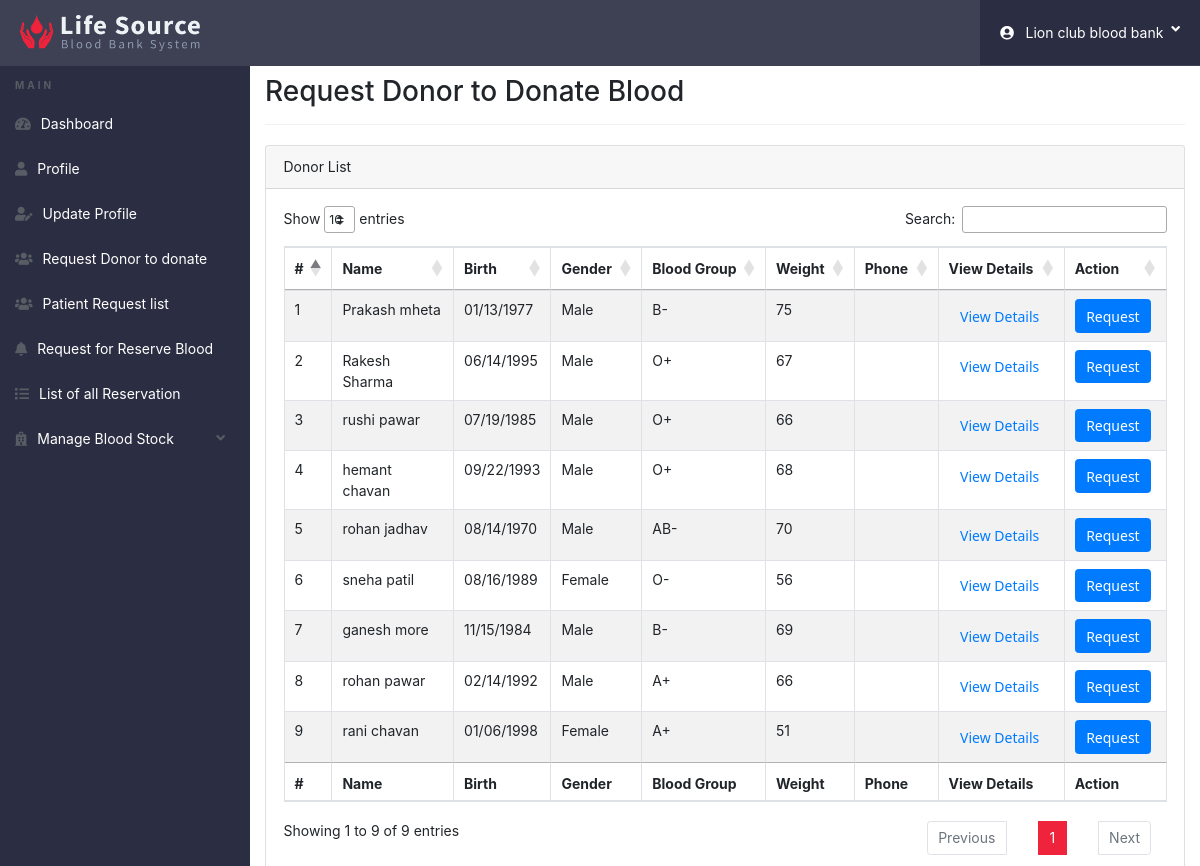
Screenshot of /bb_dashboard/request-donor.php (signed in) with the database file from the repository.
### tables this page shows
CREATE TABLE IF NOT EXISTS `register` (
  `ID` int(255) NOT NULL AUTO_INCREMENT,
  `name` varchar(255) NOT NULL,
  `password` varchar(255) NOT NULL,
  `email` varchar(255) NOT NULL,
  `birth` varchar(255) NOT NULL,
  `age` varchar(11) NOT NULL,
  `gender` varchar(6) NOT NULL,
  `bgroup` varchar(3) NOT NULL,
  `weight` int(11) NOT NULL,
  `phone` varchar(10) DEFAULT NULL,
  `mobile` varchar(10) NOT NULL,
  `address` varchar(255) NOT NULL,
  `State` varchar(255) NOT NULL,
  `city` varchar(255) NOT NULL,
  `donated_date` varchar(255) DEFAULT NULL,
  `date` timestamp NULL DEFAULT CURRENT_TIMESTAMP,
  `user` varchar(255) NOT NULL,
  `status` int(11) NOT NULL,
  PRIMARY KEY (`ID`)
);

### bb_dashboard/request-donor.php (the view, shortened to what this page needs)
<?php
if(strlen($_SESSION['bbname'] AND $_SESSION['bbid'])==0)
	{
header('location:../login.php');
}
else{
 ?>
<!doctype html>
<html lang="en">
<head>
	<link href="../css/all.css" rel="stylesheet">
	<link rel="stylesheet" href="css/bootstrap.min.css">
	<link rel="stylesheet" href="https://cdn.datatables.net/1.10.20/css/dataTables.bootstrap4.min.css">
  <link rel="stylesheet" href="https://cdn.datatables.net/1.10.20/css/jquery.dataTables.min.css">
	<link rel="stylesheet" href="https://cdnjs.cloudflare.com/ajax/libs/bootstrap-social/5.1.1/bootstrap-social.css">
	<link rel="stylesheet" href="https://cdnjs.cloudflare.com/ajax/libs/bootstrap-select/1.13.12/css/bootstrap-select.min.css">
	<link rel="stylesheet" href="https://cdnjs.cloudflare.com/ajax/libs/bootstrap-fileinput/5.0.8/css/fileinput.min.css">
	<link rel="stylesheet" href="https://cdnjs.cloudflare.com/ajax/libs/awesome-bootstrap-checkbox/1.0.2/awesome-bootstrap-checkbox.css">
	<link rel="stylesheet" href="css/style_dashboard.css">
</head>
<body>
  <?php include('include/header.php');?>
	<div class="ts-main-content">
		<?php include('include/leftbar.php');?>
		<div class="content-wrapper">
			<div class="container-fluid">
				<div class="row">
					<div class="col-md-12">
						<h2 class="page-title">Request Donor to Donate Blood</h2>
						<div class="card">
							<div class="card-header">Donor List</div>
							<div class="card-body">
                <div class="table-responsive">
									<?php
									$query = "SELECT * from register WHERE status='1' ORDER BY ID DESC";
									$query_run = mysqli_query($conn,$query);
									$cnt=1;
									?>
                <table id="zctb" class="table table-bordered table-striped" cellspacing="0" width="100%">
									<thead>
										<tr>
											<th>#</th>
	                    <th>Name</th>
	                    <th>Birth</th>
	                    <th>Gender</th>
	                    <th>Blood Group</th>
	                    <th>Weight</th>
											<th>Phone</th>
											<th>View Details</th>
											<th>Action</th>
										</tr>
									</thead>
									<tfoot>
										<tr>
											<th>#</th>
	                    <th>Name</th>
	                    <th>Birth</th>
	                    <th>Gender</th>
	                    <th>Blood Group</th>
	                    <th>Weight</th>
											<th>Phone</th>
											<th>View Details</th>
											<th>Action</th>
										</tr>
									</tfoot>
									<tbody>
									<?php
									if (mysqli_num_rows($query_run) > 0) {
										while ($row = mysqli_fetch_assoc($query_run)) {
									?>
										<tr>
											<td>
											<?php echo htmlentities($cnt); ?></td>
											<td><?php echo $row['name']; ?></td>
											<td><?php echo $row['birth']; ?></td>
											<td><?php echo $row['gender']; ?></td>
											<td><?php echo $row['bgroup']; ?></td>
											<td><?php echo $row['weight']; ?></td>
											<td><?php echo $row['phone']; ?></td>
											<td>
												<button name="view_btn" class="btn btn-default text-primary" data-toggle="modal" data-target="#myModal<?php echo $row['ID']; ?>">
			                    View Details
			                  </button>
											</td>
										<td>
											<form name="update_donor" action="<?php echo $_SERVER['PHP_SELF']; ?>" method="post">
											<input type="submit" name="request_btn" onclick="return confirm('Do you really want to send message')" class="btn btn-primary" value="Request" />
											</form>
										</td>
										</tr>
										<?php
										$cnt=$cnt+1;
									}
								}
								else {
									echo "No Record Found";
								}
										?>
									</tbody>
								</table>
							</div>
						</div>
					</div>
				</div>
			</div>
		</div>
	</div>
</body>
</html>
<?php } ?>

### bb_dashboard/css/style_dashboard.css (style rules this page uses)
html { font-size: 14px; }
@media only screen and (min-width: 480px) { html { font-size: 17px; } }
@media only screen and (min-width: 320px) { html { font-size: 12px; } }
@media only screen and (min-width: 768px) { html { font-size: 14px; } }
body { font-size: 1em; }
.btn { font-family: 'Segoe UI'; }
.btn { text-transform: none; }
.page-title { padding-bottom: 15px; margin-bottom: 20px; border-bottom: 1px solid #f0f0f0; }
.ts-main-content .content-wrapper { padding-top: 15px; margin-top: 60px; }
@media only screen and (min-width: 992px) { .ts-main-content .content-wrapper { margin-left: 250px; } }

### rows the page displays
register: name "Prakash mheta", birth "01/13/1977", gender "Male", bgroup "B-", weight "75"
register: name "Rakesh Sharma", birth "06/14/1995", gender "Male", bgroup "O+", weight "67"
register: name "rushi pawar", birth "07/19/1985", gender "Male", bgroup "O+", weight "66"
register: name "hemant chavan", birth "09/22/1993", gender "Male", bgroup "O+", weight "68"
register: name "rohan jadhav", birth "08/14/1970", gender "Male", bgroup "AB-", weight "70"
register: name "sneha patil", birth "08/16/1989", gender "Female", bgroup "O-", weight "56"
register: name "ganesh more", birth "11/15/1984", gender "Male", bgroup "B-", weight "69"
register: name "rohan pawar", birth "02/14/1992", gender "Male", bgroup "A+", weight "66"
register: name "rani chavan", birth "01/06/1998", gender "Female", bgroup "A+", weight "51"

### other values shown
$_SESSION['bbname'] "Lion club blood bank"
